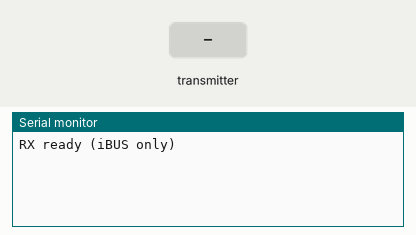
A sketch run on a simulated ESP32. Shown: the last lines printed to the serial monitor. The inputs (shaded band) are chosen by the test bench.

Above: at 1.2 s.
1.3 s: the transmitter starts sending joy1X = 0
At 1.66 s:
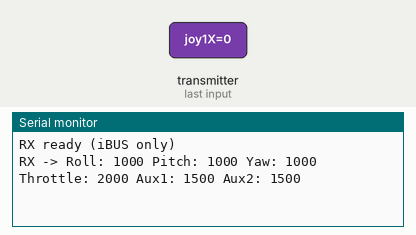
3.3 s: the transmitter starts sending joy1Y = 1024
At 3.66 s:
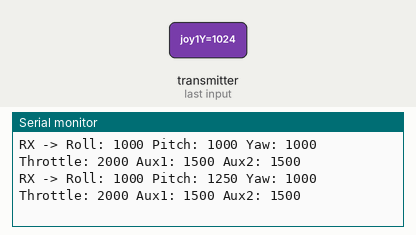
4.8 s: the transmitter starts sending joy2X = 1024
At 5.16 s:
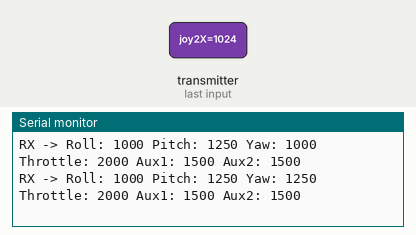
6.3 s: the transmitter starts sending joy2Y = 1024
At 6.66 s:
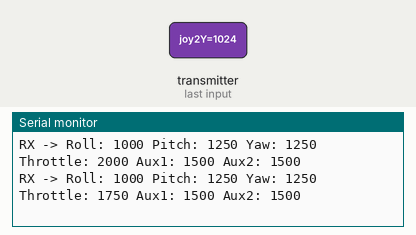
7.8 s: the transmitter starts sending joy1X = 1024
At 8.16 s:
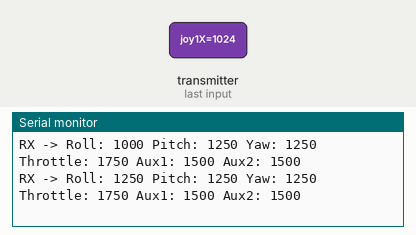
9.3 s: the transmitter starts sending joy1Y = 0
At 9.66 s:
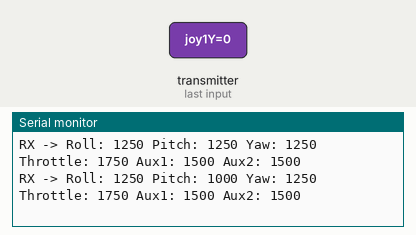

Measured:
- after the input at 1.3 s, the serial monitor: prints a new line after 0.05 s (image 1)
- after the input at 3.3 s, the serial monitor: prints a new line after 0.05 s (image 2)
- after the input at 4.8 s, the serial monitor: prints a new line after 0.05 s (image 3)
- after the input at 6.3 s, the serial monitor: prints a new line after 0.05 s (image 4)
- after the input at 7.8 s, the serial monitor: prints a new line after 0.05 s (image 5)
- after the input at 9.3 s, the serial monitor: prints a new line after 0.05 s (image 6)

The sketch:

For_Receiver.ino
```cpp
#include <esp_now.h>
#include <WiFi.h>

// ====== iBUS CONFIG ======
#define IBUS_TX_PIN 17
#define IBUS_SERIAL Serial1
#define CHANNELS 14

uint16_t channels[CHANNELS] = {
  1500,1500,1500,1500, // Roll, Pitch, Yaw, Throttle
  1000,1000,1000,1000, // AUX1–AUX4
  1500,1500,1500,1500,1500,1500
};

// ====== DATA STRUCT ======
typedef struct struct_data {
  int16_t joy1X;
  int16_t joy1Y;
  int16_t joy2X;
  int16_t joy2Y;
  uint8_t aux1; // 0=mid,1=up,2=down
  uint8_t aux2;
} struct_data;

struct_data receivedData;

// AUX translation: 0=1500,1=1300,2=1700
uint16_t auxValue(uint8_t pos) {
  switch(pos){
    case 1: return 1300;
    case 2: return 1700;
    default: return 1500;
  }
}

// ====== iBUS frame send ======
void sendIBUS(){
  uint8_t packet[32];
  packet[0] = 0x20; packet[1] = 0x40;
  for(int i=0;i<CHANNELS;i++){
    packet[2+i*2]   = channels[i] & 0xFF;
    packet[2+i*2+1] = (channels[i] >> 8) & 0xFF;
  }
  uint16_t checksum = 0xFFFF;
  for(int i=0;i<30;i++) checksum -= packet[i];
  packet[30] = checksum & 0xFF;
  packet[31] = checksum >> 8;
  IBUS_SERIAL.write(packet,32);
}

// ====== ESP-NOW receive callback ======
void onDataRecv(const esp_now_recv_info_t *info,const uint8_t *data,int len){
  if(len != sizeof(receivedData)) return;
  memcpy(&receivedData, data, sizeof(receivedData));

  // Map joystick raw values
  channels[0] = map(receivedData.joy1X, 0, 4095, 1000, 2000); // Roll (J1X)
  channels[1] = map(receivedData.joy1Y, 0, 4095, 1000, 2000); // Pitch (J1Y)
  channels[2] = map(receivedData.joy2X, 0, 4095, 1000, 2000); // Yaw (J2X)
  channels[3] = map(receivedData.joy2Y, 0, 4095, 2000, 1000); // Throttle (J2Y)
  channels[4] = auxValue(receivedData.aux1); // AUX1 (switch)
  channels[5] = auxValue(receivedData.aux2); // AUX2 (switch)

  // Debug
  Serial.print("RX -> ");
  Serial.print("Roll: "); Serial.print(channels[0]);
  Serial.print(" Pitch: "); Serial.print(channels[1]);
  Serial.print(" Yaw: "); Serial.print(channels[2]);
  Serial.print(" Throttle: "); Serial.print(channels[3]);
  Serial.print(" Aux1: "); Serial.print(channels[4]);
  Serial.print(" Aux2: "); Serial.println(channels[5]);

  // Send iBUS frame
  sendIBUS();
}

void setup(){
  Serial.begin(115200);
  IBUS_SERIAL.begin(115200,SERIAL_8N1,-1,IBUS_TX_PIN);

  WiFi.mode(WIFI_STA);
  if(esp_now_init()!=ESP_OK){
    Serial.println("ESP-NOW failed");
    while(1);
  }
  esp_now_register_recv_cb(onDataRecv);

  Serial.println("RX ready (iBUS only)");
}

void loop(){}
```
